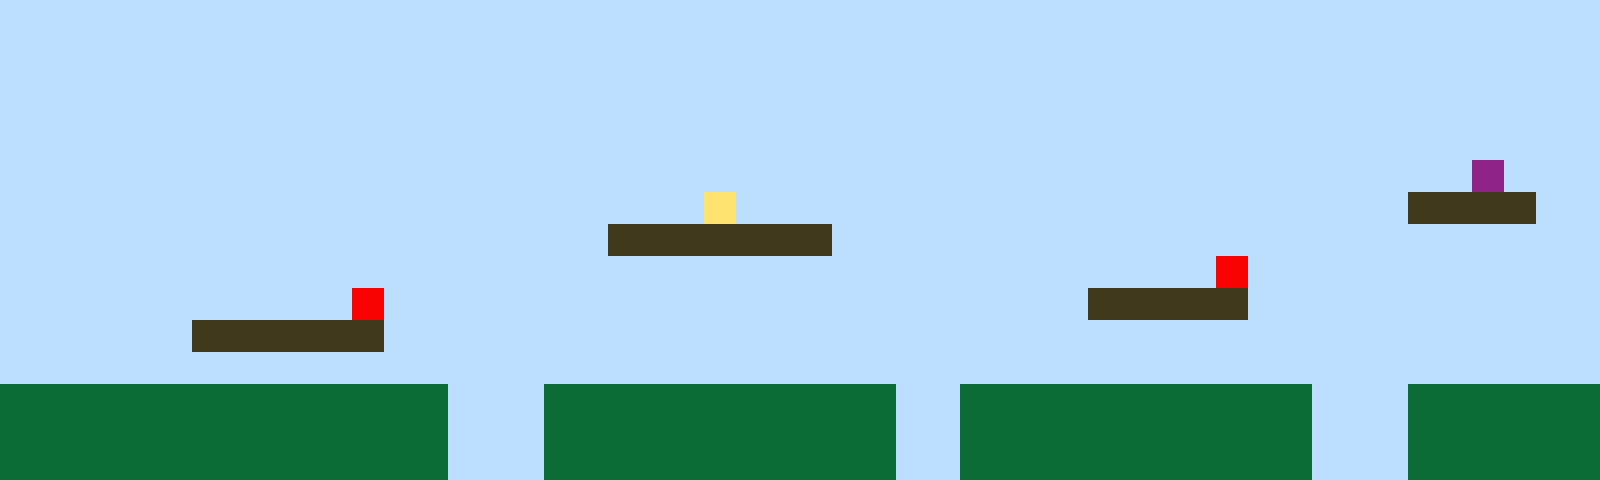

A 2D game scene composited from a Tiled map and its tileset images. What follows is a short description and the map's XML, with every tile layer's data as written:
An orthogonal 50x15 tile map with 32x32 px tiles, 1 tile layer (Tile Layer 1).

<map version="1.10" tiledversion="1.11.2" orientation="orthogonal" renderorder="right-up" width="50" height="15" tilewidth="32" tileheight="32" infinite="0" nextlayerid="2" nextobjectid="1"><editorsettings><export target="map1.csv" format="csv" /></editorsettings><tileset firstgid="1" name="sprites" tilewidth="32" tileheight="32" tilecount="6" columns="3"><image source="sprites.png" width="96" height="64" /></tileset><layer id="1" name="Tile Layer 1" width="50" height="15"><data encoding="csv">1,1,1,1,1,1,1,1,1,1,1,1,1,1,1,1,1,1,1,1,1,1,1,1,1,1,1,1,1,1,1,1,1,1,1,1,1,1,1,1,1,1,1,1,1,1,1,1,1,1,1,1,1,1,1,1,1,1,1,1,1,1,1,1,1,1,1,1,1,1,1,1,1,1,1,1,1,1,1,1,1,1,1,1,1,1,1,1,1,1,1,1,1,1,1,1,1,1,1,1,1,1,1,1,1,1,1,1,1,1,1,1,1,1,1,1,1,1,1,1,1,1,1,1,1,1,1,1,1,1,1,1,1,1,1,1,1,1,1,1,1,1,1,1,1,1,1,1,1,1,1,1,1,1,1,1,1,1,1,1,1,1,1,1,1,1,1,1,1,1,1,1,1,1,1,1,1,1,1,1,1,1,1,1,1,1,1,1,1,1,1,1,1,1,1,1,1,1,1,1,1,1,1,1,1,1,1,1,1,1,1,1,1,1,1,1,1,1,1,1,1,1,1,1,1,1,1,1,1,1,1,1,1,1,1,1,1,1,1,1,1,1,1,1,1,1,1,1,1,1,1,1,1,1,1,1,1,1,1,1,1,1,1,1,1,1,1,1,1,1,1,1,1,1,1,1,1,1,1,1,1,1,1,1,1,1,1,1,1,1,1,1,1,1,1,1,6,1,1,1,1,1,1,1,1,1,1,1,1,1,1,1,1,1,1,1,1,1,1,1,1,1,4,1,1,1,1,1,1,1,1,1,1,1,1,1,1,1,1,1,1,1,1,1,3,3,3,3,1,1,1,1,1,1,1,1,1,1,1,1,1,1,1,1,1,1,1,1,1,3,3,3,3,3,3,3,1,1,1,1,1,1,1,1,1,1,1,1,1,1,1,1,1,1,1,1,1,1,1,1,1,1,1,1,1,1,1,1,1,1,1,1,1,1,1,1,1,1,1,1,1,1,1,1,1,1,1,1,1,1,1,1,1,1,1,1,1,1,5,1,1,1,1,1,1,1,1,1,1,1,1,1,1,1,1,1,1,1,1,1,1,5,1,1,1,1,1,1,1,1,1,1,1,1,1,1,1,1,1,1,1,1,1,1,3,3,3,3,3,1,1,1,1,1,1,1,1,1,1,1,1,1,1,1,1,1,3,3,3,3,3,3,1,1,1,1,1,1,1,1,1,1,1,1,1,1,1,1,1,1,1,1,1,1,1,1,1,1,1,1,1,1,1,1,1,1,1,1,1,1,1,1,1,1,1,1,1,1,1,1,1,1,1,1,1,1,1,1,1,1,1,1,1,1,1,1,1,1,1,1,1,1,1,1,1,1,1,1,1,1,1,1,1,1,1,1,1,1,1,1,2,2,2,2,2,2,2,2,2,2,2,2,2,2,1,1,1,2,2,2,2,2,2,2,2,2,2,2,1,1,2,2,2,2,2,2,2,2,2,2,2,1,1,1,2,2,2,2,2,2,2,2,2,2,2,2,2,2,2,2,2,2,2,2,1,1,1,2,2,2,2,2,2,2,2,2,2,2,1,1,2,2,2,2,2,2,2,2,2,2,2,1,1,1,2,2,2,2,2,2,2,2,2,2,2,2,2,2,2,2,2,2,2,2,1,1,1,2,2,2,2,2,2,2,2,2,2,2,1,1,2,2,2,2,2,2,2,2,2,2,2,1,1,1,2,2,2,2,2,2</data></layer></map>
